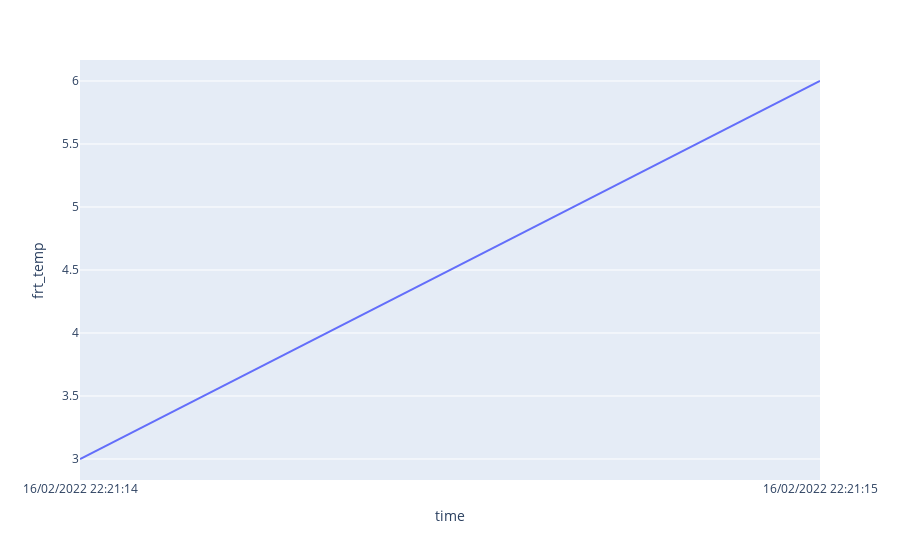

Source (notebook cell):
### Code cell
fig = px.line(df1, x= 'time', y='frt_temp')
fig.show()

### Figure 1 — Plotly figure (JSON) as saved in the notebook; plotly's stock layout.template omitted (floating-point values rounded to 4 significant figures)
{"data": [{"hovertemplate": "time=%{x}<br>frt_temp=%{y}<extra></extra>", "legendgroup": "", "line": {"color": "#636efa", "dash": "solid"}, "marker": {"symbol": "circle"}, "mode": "lines", "name": "", "orientation": "v", "showlegend": false, "type": "scatter", "x": ["16/02/2022 22:21:14", "16/02/2022 22:21:15"], "xaxis": "x", "y": [3, 6], "yaxis": "y"}], "layout": {"legend": {"tracegroupgap": 0}, "margin": {"t": 60}, "xaxis": {"anchor": "y", "domain": [0, 1], "title": {"text": "time"}}, "yaxis": {"anchor": "x", "domain": [0, 1], "title": {"text": "frt_temp"}}}}
